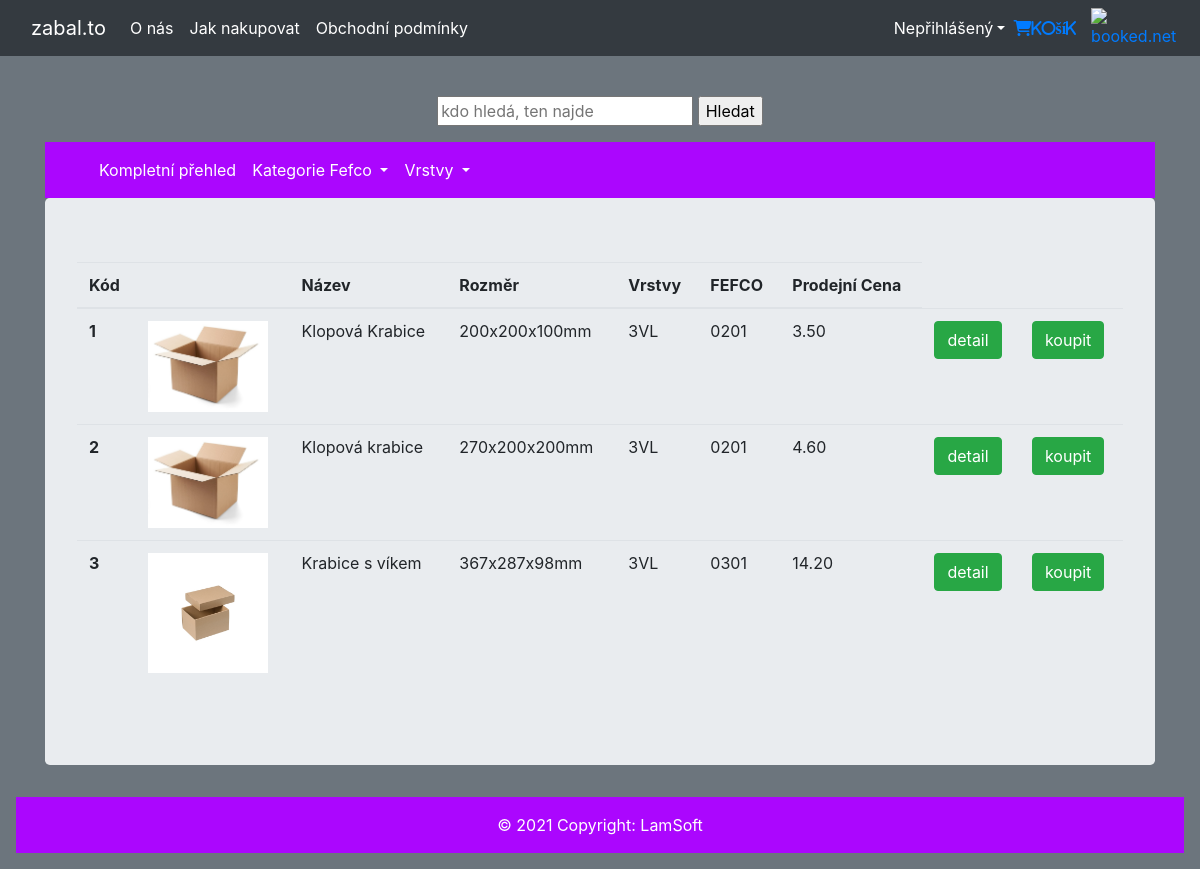
Before: /products/ with the older database file.
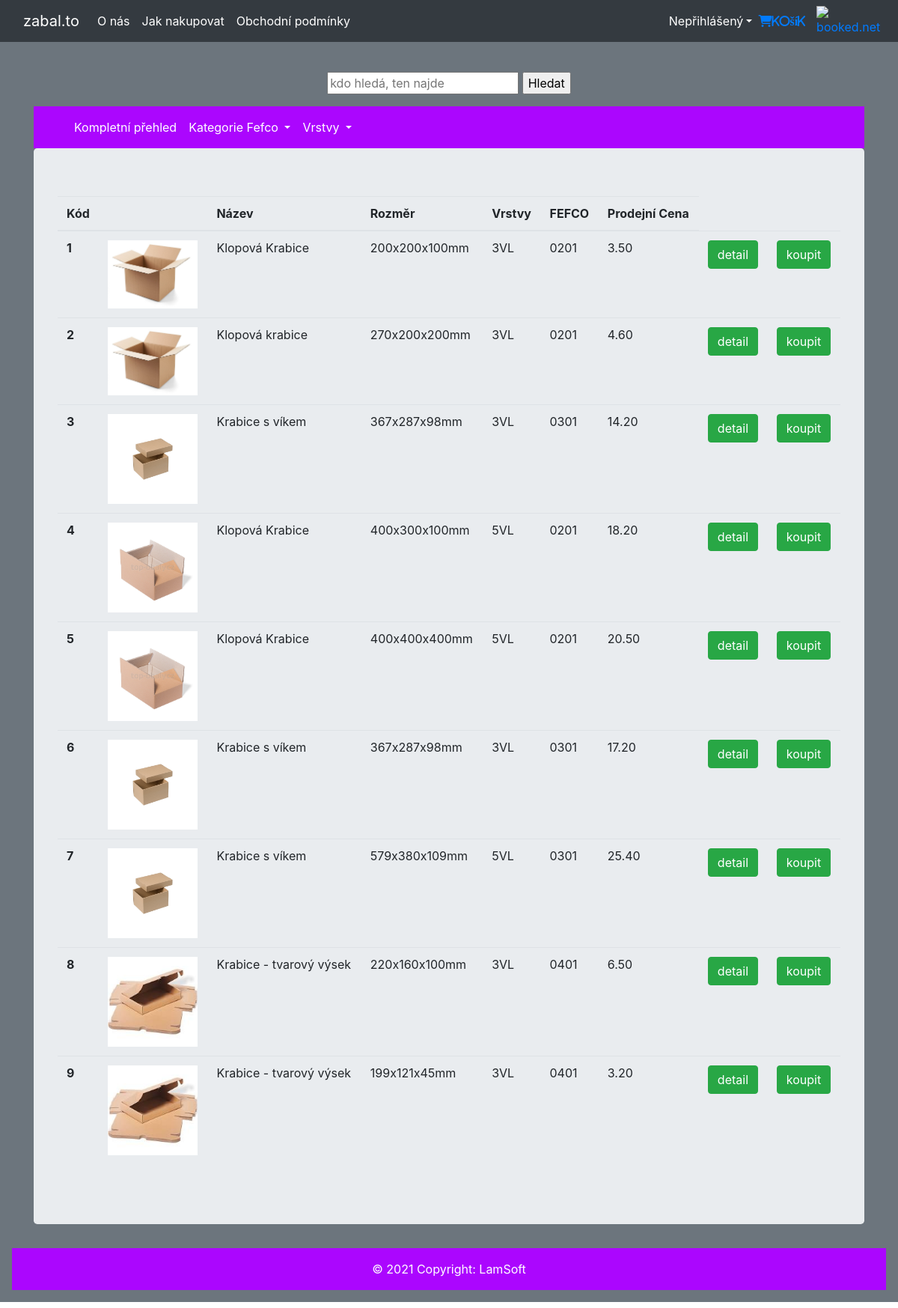
After: the same page with the newer database file.
### utils/models.py (models this page shows, shortened)
class Box(Model):
    name = CharField(max_length=50)
    size = CharField(max_length=20)
    color = CharField(max_length=20)
    layer = ForeignKey(Layer, on_delete=DO_NOTHING)
    fefco = ForeignKey(Fefco, on_delete=DO_NOTHING)
    description = CharField(max_length=500)
    price_a = DecimalField(max_digits=8, decimal_places=2)
    price_n = DecimalField(max_digits=8, decimal_places=2)
    photo = ImageField(upload_to='media')
    quantity = IntegerField()
    discount_price = FloatField(blank=True, null=True)

class Layer(Model):
    layer = CharField(max_length=5)
    description = CharField(max_length=128)
    def __str__(self):
        return f'{self.layer}'

class Fefco(Model):
    fefco_code = IntegerField(primary_key=True)
    description = CharField(max_length=500)
    def __str__(self):
        return f'{self.fefco_code}'

### utils/views.py (the view)
# urls.py: path('products/', CompleteListView.as_view(), name='products'),
class CompleteListView(ListView):
    template_name = 'front_full_list.html'
    model = Box

### utils/templates/front_full_list.html (shortened to what this page needs)
{% extends "front.html" %}
{% load static %}
{% block content %}
    <table class="table">
      <thead>
        <tr>
          <th scope="col">Kód</th>
          <th scope="col"></th>
          <th scope="col">Název</th>
          <th scope="col">Rozměr</th>
          <th scope="col">Vrstvy</th>
          <th scope="col">FEFCO</th>
          <th scope="col">Prodejní Cena</th>
        </tr>
      </thead>
      <tbody>
                    {% for box in object_list %}
                        {% if box.quantity > 0 %}
                            <tr>
                              <th scope="row">{{ box.id }}</th>
                              <td><img src="{{ MEDIA_URL }}/{{box.photo}}" width="120"/></td>
                              <td>{{ box.name }}</td>
                              <td>{{ box.size }}</td>
                              <td>{{ box.layer }}</td>
                              <td>0{{ box.fefco }}</td>
                              <td>{{ box.price_a }}</td>
                                <th scope="row">
                                    <a class="btn btn-success btm-sm" href="{% url 'product_detail' pk=box.id %}">detail</a>
                                <th scope="row">
                                    <a class="btn btn-success btm-sm" href="{{ object.get_add_to_cart_url  }}">koupit</a>
                                </th>
                            </tr>
                        {% endif %}
                    {% endfor %}
      </tbody>
    </table>
{% endblock %}

Changed rows visible on the page:
added Box: id "4", photo (picture), name "Klopová Krabice", size "400x300x100mm", layer "5VL", fefco "201", price_a "18.20"
added Box: id "5", photo (picture), name "Klopová Krabice", size "400x400x400mm", layer "5VL", fefco "201", price_a "20.50"
added Box: id "6", photo (picture), name "Krabice s víkem", size "367x287x98mm", layer "3VL", fefco "301", price_a "17.20"
added Box: id "7", photo (picture), name "Krabice s víkem", size "579x380x109mm", layer "5VL", fefco "301", price_a "25.40"
added Box: id "8", photo (picture), name "Krabice - tvarový výsek", size "220x160x100mm", layer "3VL", fefco "401", price_a "6.50"
added Box: id "9", photo (picture), name "Krabice - tvarový výsek", size "199x121x45mm", layer "3VL", fefco "401", price_a "3.20"
